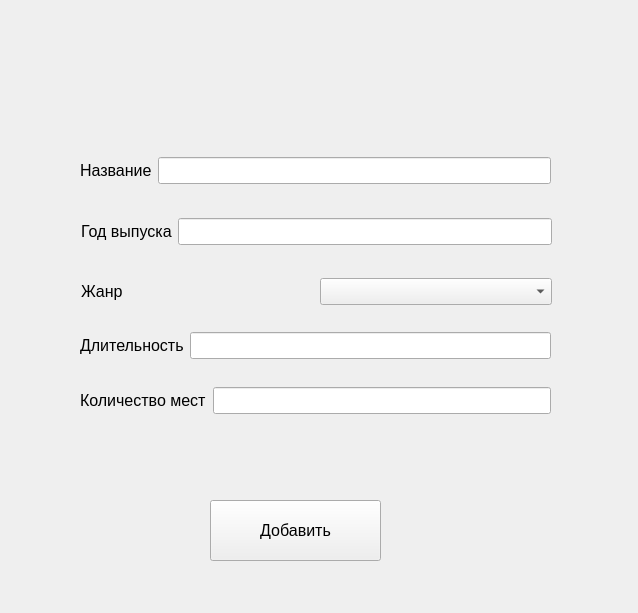
<?xml version="1.0" encoding="UTF-8"?>
<ui version="4.0">
 <class>kinoadd</class>
 <widget class="QWidget" name="kinoadd">
  <property name="geometry">
   <rect>
    <x>0</x>
    <y>0</y>
    <width>638</width>
    <height>613</height>
   </rect>
  </property>
  <property name="windowTitle">
   <string>Form</string>
  </property>
  <widget class="QPushButton" name="add">
   <property name="geometry">
    <rect>
     <x>210</x>
     <y>500</y>
     <width>171</width>
     <height>61</height>
    </rect>
   </property>
   <property name="font">
    <font>
     <pointsize>12</pointsize>
    </font>
   </property>
   <property name="text">
    <string>Добавить</string>
   </property>
  </widget>
  <widget class="QWidget" name="layoutWidget">
   <property name="geometry">
    <rect>
     <x>80</x>
     <y>140</y>
     <width>471</width>
     <height>61</height>
    </rect>
   </property>
   <layout class="QHBoxLayout" name="horizontalLayout_3">
    <item>
     <widget class="QLabel" name="label_6">
      <property name="font">
       <font>
        <pointsize>12</pointsize>
       </font>
      </property>
      <property name="text">
       <string>Название</string>
      </property>
     </widget>
    </item>
    <item>
     <widget class="QLineEdit" name="n">
      <property name="font">
       <font>
        <pointsize>12</pointsize>
       </font>
      </property>
     </widget>
    </item>
   </layout>
  </widget>
  <widget class="QWidget" name="layoutWidget">
   <property name="geometry">
    <rect>
     <x>81</x>
     <y>201</y>
     <width>471</width>
     <height>61</height>
    </rect>
   </property>
   <layout class="QHBoxLayout" name="horizontalLayout_4">
    <item>
     <widget class="QLabel" name="label_3">
      <property name="font">
       <font>
        <pointsize>12</pointsize>
       </font>
      </property>
      <property name="text">
       <string>Год выпуска</string>
      </property>
     </widget>
    </item>
    <item>
     <widget class="QLineEdit" name="year">
      <property name="enabled">
       <bool>true</bool>
      </property>
      <property name="font">
       <font>
        <pointsize>12</pointsize>
       </font>
      </property>
     </widget>
    </item>
   </layout>
  </widget>
  <widget class="QWidget" name="layoutWidget">
   <property name="geometry">
    <rect>
     <x>81</x>
     <y>266</y>
     <width>471</width>
     <height>51</height>
    </rect>
   </property>
   <layout class="QHBoxLayout" name="horizontalLayout_5">
    <item>
     <widget class="QLabel" name="label_4">
      <property name="font">
       <font>
        <pointsize>12</pointsize>
       </font>
      </property>
      <property name="text">
       <string>Жанр</string>
      </property>
     </widget>
    </item>
    <item>
     <widget class="QComboBox" name="zhanr">
      <property name="font">
       <font>
        <pointsize>12</pointsize>
       </font>
      </property>
     </widget>
    </item>
   </layout>
  </widget>
  <widget class="QWidget" name="layoutWidget">
   <property name="geometry">
    <rect>
     <x>80</x>
     <y>320</y>
     <width>471</width>
     <height>51</height>
    </rect>
   </property>
   <layout class="QHBoxLayout" name="horizontalLayout_6">
    <item>
     <widget class="QLabel" name="label_5">
      <property name="font">
       <font>
        <pointsize>12</pointsize>
       </font>
      </property>
      <property name="text">
       <string>Длительность</string>
      </property>
     </widget>
    </item>
    <item>
     <widget class="QLineEdit" name="time">
      <property name="font">
       <font>
        <pointsize>12</pointsize>
       </font>
      </property>
     </widget>
    </item>
   </layout>
  </widget>
  <widget class="QWidget" name="">
   <property name="geometry">
    <rect>
     <x>80</x>
     <y>370</y>
     <width>471</width>
     <height>61</height>
    </rect>
   </property>
   <layout class="QHBoxLayout" name="horizontalLayout">
    <item>
     <widget class="QLabel" name="label">
      <property name="font">
       <font>
        <pointsize>12</pointsize>
       </font>
      </property>
      <property name="text">
       <string>Количество мест</string>
      </property>
     </widget>
    </item>
    <item>
     <widget class="QLineEdit" name="place">
      <property name="font">
       <font>
        <pointsize>12</pointsize>
       </font>
      </property>
     </widget>
    </item>
   </layout>
  </widget>
 </widget>
 <resources/>
 <connections/>
</ui>
